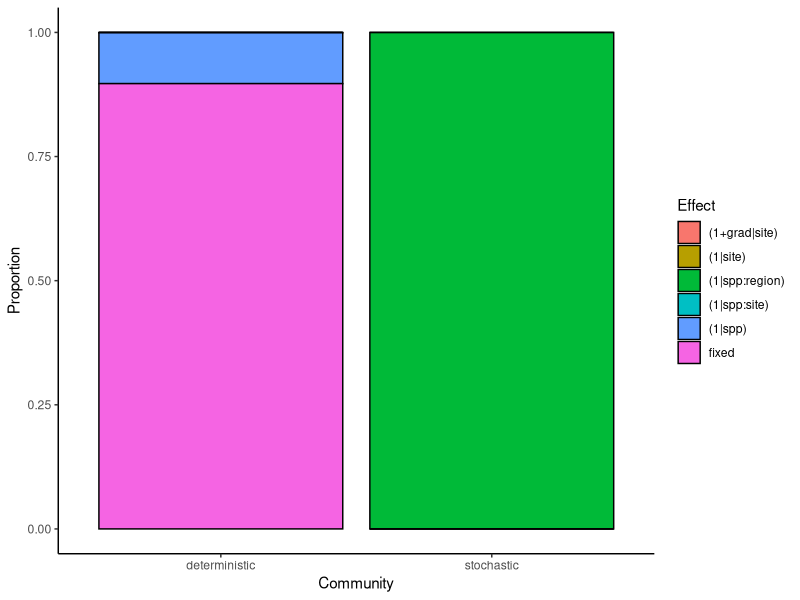
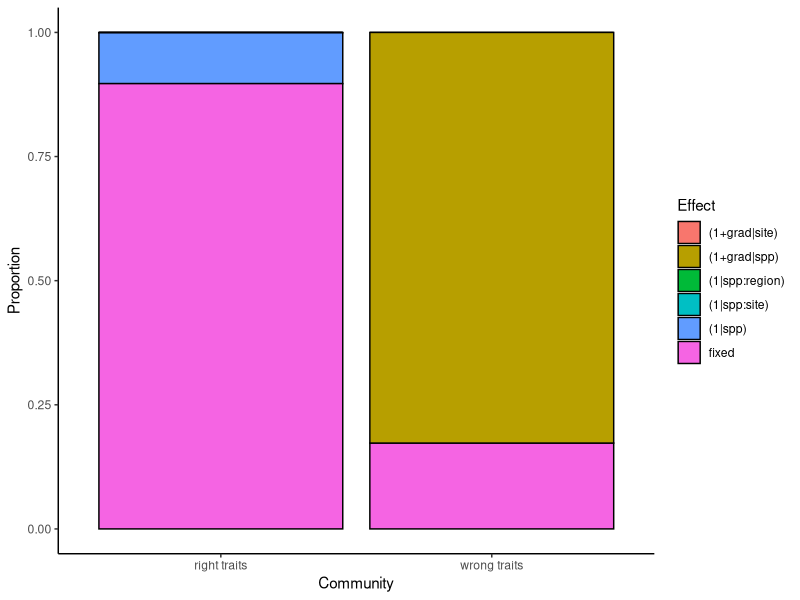

The R script that drew these images, in order: (Note: this script raises an error after producing the figures.)
library(ggplot2)
library(dplyr)
#library(colortools)

# First set of plots: one round of simulations #################################
t1 <- read.csv("results/test1_tutorial.csv")
t2 <- read.csv("results/test2_tutorial.csv")

all.t1 <- tapply(t1$Value,
                 list(t1$Community),
                 sum, na.rm = TRUE)

all.t2 <- tapply(t2$Value,
                 list(t2$Community),
                 sum, na.rm = TRUE)

table(t1$Community)
table(t2$Community)

t1$Total <- rep(all.t1, each = 6)
t2$Total <- rep(all.t2, each = 6)

t1$Proportion <- t1$Value/t1$Total
t2$Proportion <- t2$Value/t2$Total

neutral <- "#091346"
niche <- "#801411"
nineu <- "#D6A838" #"#e1b727"
idiosyncratic <- "#B4B1AC"

paleta <- c(niche, neutral, nineu, grey)

# other stuff w/ colors
# library(colortools)
# niche.cols <- analogous(niche)
# neutral.cols <- analogous(neutral)
# wheel(niche, num = 10)
# wheel(neutral, num = 10)
# wheel(nineu, num = 10)

p1 <- ggplot(t1, aes(x = Community,
                     y = Proportion,
                     fill = Effect)) +
  geom_bar(stat = "identity", color = "black") +
  theme_classic()


p1
p2 <- ggplot(t2, aes(x = Community,
                     y = Proportion,
                     fill = Effect)) +
  geom_bar(stat = "identity", color = "black") +
  theme_classic()

p2

grid.arrange(p1, p2, nrow = 1)

png("figures/test1.png")
p1
dev.off()

png("figures/test2.png")
p2
dev.off()

p1
p2
